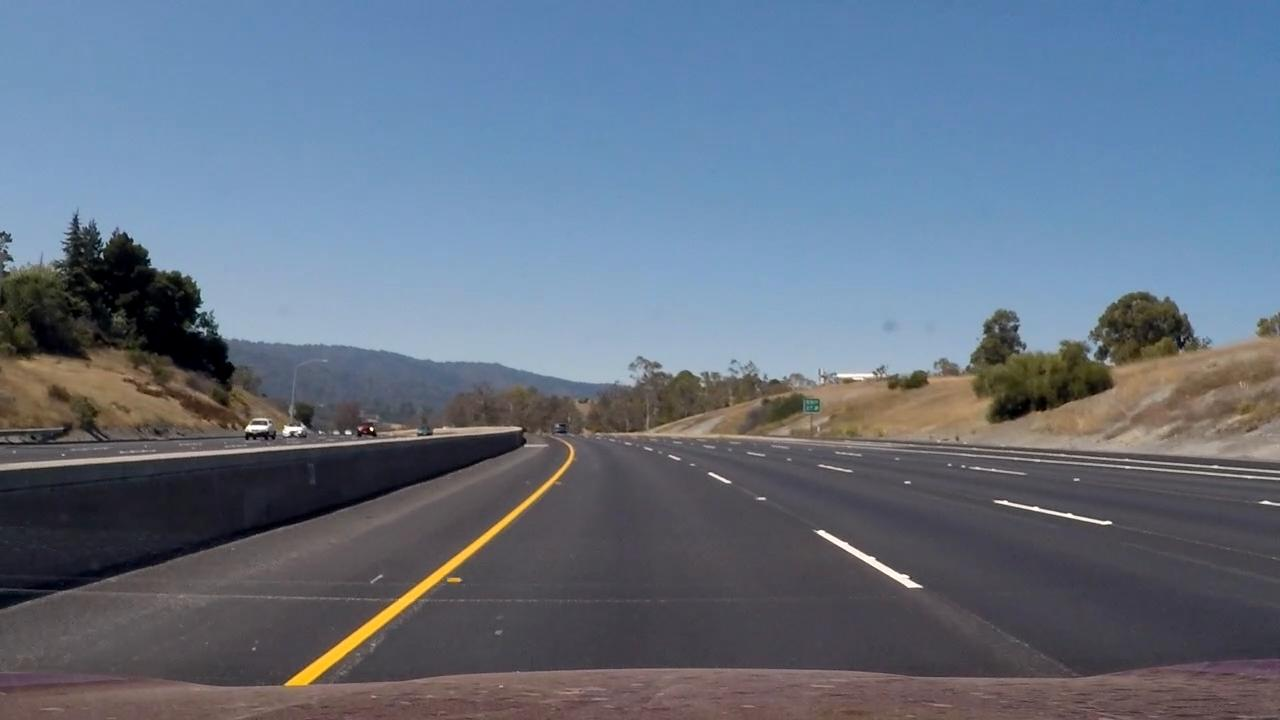
#> input picture image/frames/102.jpg, 1280 x 720 px; its folder holds only this picture in this run
$ jupyter execute --allow-errors lane_detection_oneFrame.ipynb
#> lines starting #> are read from the running program, lines starting #| are printed output that depends on the picture; after the words box and inside, x2 and y2 are one past the last pixel; in counts of white or black regions, pixels touching at a corner belong together
[cell 1]
import matplotlib.pyplot as plt
import matplotlib.image as mpimg
import numpy as np
import cv2
import os
from sklearn import linear_model

# DETECT LANE FUNCTION
def find_lines(lines):
    slope_min = 0.3
    slope_max = 2
    x_right = []
    y_right = []

    x_left = []
    y_left = []

    for line in lines:
        for x1,y1,x2,y2 in line:
            m = (y2-y1)/(x2-x1)
            if m < -slope_min and m > -slope_max: #left
                if x1 > imshape[1]*0.5 or x2 > imshape[1]*0.5:
                    continue
                else:
                    x_left.append([x1])
                    x_left.append([x2])
                    y_left.append(y1)
                    y_left.append(y2)
            elif m > slope_min and m < slope_max: #right
                if x1 < imshape[1]*0.5 or x2 < imshape[1]*0.5:
                    continue
                else:
                    x_right.append([x1])
                    x_right.append([x2])
                    y_right.append(y1)
                    y_right.append(y2)

    x_right = np.array(x_right)
    y_right = np.array(y_right)
    if not x_right.any() or not y_right.any():
        x1, y1, x2, y2 = int(imshape[1]), int(imshape[0]), int(imshape[1]-0.000001), int(imshape[0]-0.000001)
    else:
        model_ransac_right = linear_model.RANSACRegressor(linear_model.LinearRegression())
        model_ransac_right.fit(x_right, y_right)
        line_x_right = np.arange(imshape[1]*0.55, imshape[1]*0.9)
        line_y_right = model_ransac_right.predict(line_x_right[:, np.newaxis])
        x1, y1, x2, y2 = [int(line_x_right[0]), int(line_y_right[0]), int(line_x_right[-1]), int(line_y_right[-1])]

    x_left = np.array(x_left)
    y_left = np.array(y_left)
    if not x_left.any() or not y_left.any():
        x1N, y1N, x2N, y2N = 0, imshape[0], 1, imshape[0]-1
    else:
        model_ransac_left = linear_model.RANSACRegressor(linear_model.LinearRegression())
        model_ransac_left.fit(x_left, y_left)
        line_x_left = np.arange(imshape[1]*0.1, imshape[1]*0.45)
        line_y_left = model_ransac_left.predict(line_x_left[:, np.newaxis])
        x1N, y1N, x2N, y2N = [int(line_x_left[0]), int(line_y_left[0]), int(line_x_left[-1]), int(line_y_left[-1])]

    left = [x1N, y1N, x2N, y2N]
    right = [x1, y1, x2, y2]

    return left, right

# LOAD IMAGE
test_images = [mpimg.imread('image/frames/' + i) for i in os.listdir('image/frames/')]
#> test_images = 1 item
test_image_names = ['image/frames/'+i for i in os.listdir('image/frames/')]


# GET IMAGE
im = test_images[0]
#> im is the input picture: shape (720, 1280, 3); mean R, G, B 100.1, 112.8, 130
imshape = im.shape
#> imshape = (720, 1280, 3)
plt.figure(1)
plt.imshow(im)
plt.title(test_image_names[0])

# GRAY IMAGE
grayIm = cv2.cvtColor(im, cv2.COLOR_BGR2GRAY)
plt.figure(2)
plt.imshow(grayIm,cmap='gray')
plt.title('Greyscaled image')


# GAUSSIAN FILTER
kernel_size = 9; # bigger kernel = more smoothing
smoothedIm = cv2.GaussianBlur(grayIm, (kernel_size, kernel_size), 0)
plt.figure(3)
plt.imshow(smoothedIm,cmap='gray')
plt.title('Smoothed image')


# EDGE DETECTION
minVal = 60
maxVal = 150
edgesIm = cv2.Canny(smoothedIm, minVal, maxVal)
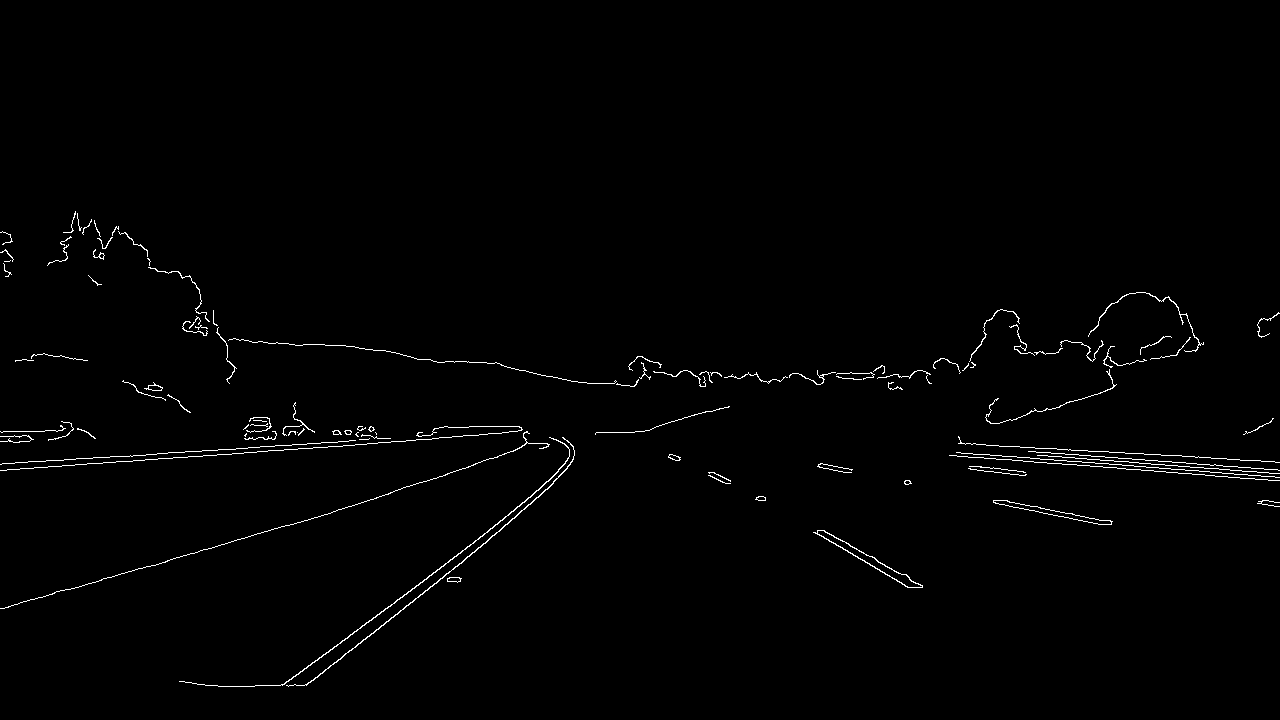
#> edgesIm: shape (720, 1280); 1% white in thin lines or dots, all inside (x1, y1, x2, y2) = (0, 211, 1280, 687)
plt.figure(4)
plt.imshow(edgesIm,cmap='gray')
plt.title('Edge Detection')


# ROI using TRIZOIDAL
vertices = np.array([[(0,imshape[0]),(465, 320), (475, 320), (imshape[1],imshape[0])]], dtype=np.int32)
mask = np.zeros_like(edgesIm)
color = 255
cv2.fillPoly(mask, vertices, color)
#> mask: shape (720, 1280); 28% white; 1 white region, box (x1, y1, x2, y2) and area: (1, 320, 1279, 720) 258034

plt.figure(5)
plt.imshow(mask,cmap='gray')
plt.title('ROI')

# APPLY MASK
maskedIm = cv2.bitwise_and(edgesIm, mask)
#> maskedIm: shape (720, 1280); 0.31% white in thin lines or dots, all inside (x1, y1, x2, y2) = (179, 359, 923, 687)
plt.figure(6)
plt.imshow(maskedIm)
plt.title('Masked Image')


# HOUGH LINES with MASKED IMAGE
rho = 2 # distance resolution in pixels of the Hough grid
theta = np.pi/180 # angular resolution in radians of the Hough grid
threshold = 45     # minimum number of votes (intersections in Hough grid cell)
min_line_len = 40 #minimum number of pixels making up a line
max_line_gap = 100    # maximum gap in pixels between connectable line segments
lines = cv2.HoughLinesP(maskedIm, rho, theta, threshold, np.array([]),
                            minLineLength=min_line_len, maxLineGap=max_line_gap)
#> lines = 30 rows, first 6: [317, 660, 620, 432], [317, 677, 517, 515], [211, 548, 388, 494], [319, 447, 521, 430], [557, 377, 908, 587], [422, 482, 531, 443]


# LINE DETECTION USING RANSAC REGRESSOR
if lines is not None and len(lines) > 2:
    # Draw all lines onto image
    allLines = np.zeros_like(maskedIm)
    for i in range(len(lines)):
        for x1,y1,x2,y2 in lines[i]:
            cv2.line(allLines,(x1,y1),(x2,y2),(255,255,0),2) # plot line
#> this loop made 30 passes
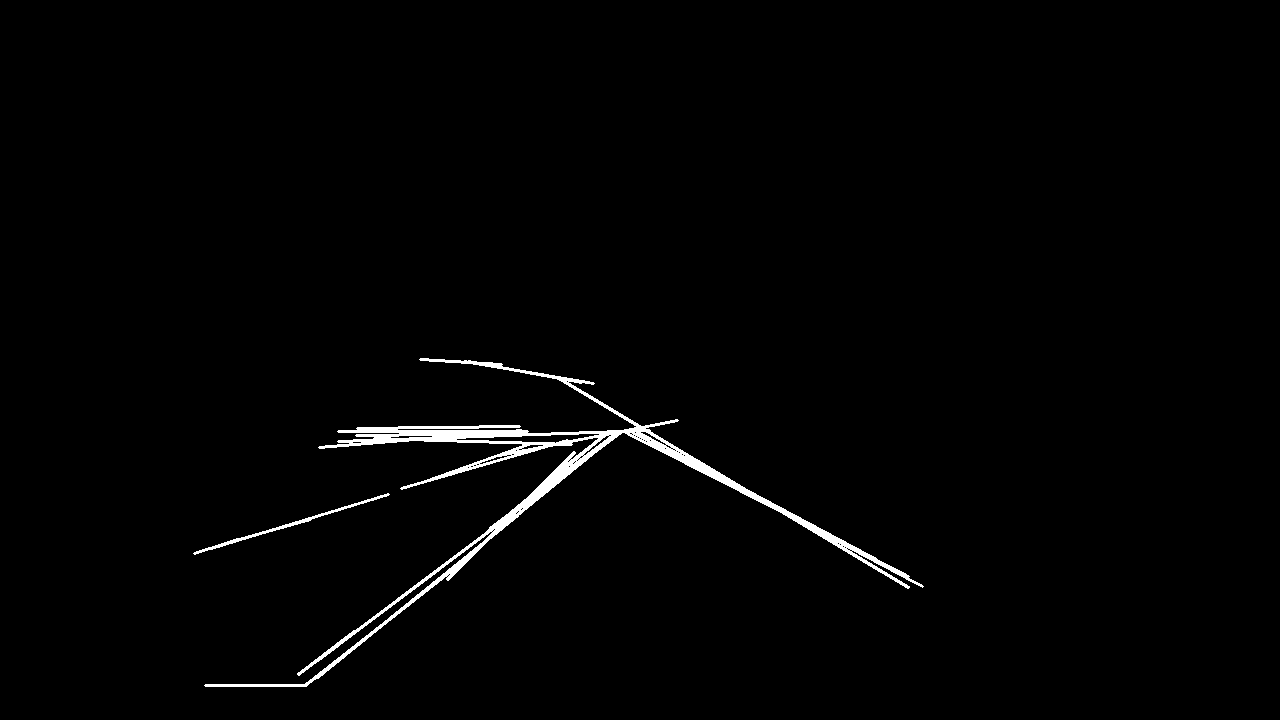
#> allLines: shape (720, 1280); 1.3% white; 2 white regions, box (x1, y1, x2, y2) and area: (204, 358, 924, 687) 11484, (193, 493, 390, 555) 628


    # Plot all lines found
    plt.figure(7)
    plt.imshow(allLines,cmap='gray')
    plt.title('All Hough Lines Found')

    ransaLines = np.zeros_like(maskedIm)
    left, right = find_lines(lines)
#> the loop in find_lines, `for line in lines:` made 30 passes
#> line on passes 1 to 12: [[317, 660, 620, 432]], [[317, 677, 517, 515]], [[211, 548, 388, 494]], [[319, 447, 521, 430]], [[557, 377, 908, 587]], [[422, 482, 531, 443]], [[490, 528, 617, 432]], [[357, 428, 519, 426]], [[625, 432, 908, 576]], [[298, 674, 354, 631]], [[504, 525, 618, 432]], [[356, 435, 524, 433]]
#> after the loop in find_lines, `for line in lines:`: x_left = 26 items, first 6: [317], [620], [317], [517], [211], [388]; x_right = []; y_left = 26 values, max 684 at index 18, min 432 at index 1, mean 526.6; y_right = []
#> in find_lines, `x_right = np.array(x_right)`: x_right = empty array
#> in find_lines, `x_left = np.array(x_left)`: x_left = 26 values, max 620 at index 1, min 194 at index 16, mean 452.2
#> left = [128, 820, 575, 459]; right = [1280, 720, 1279, 719]
    x1,y1,x2,y2 = right
#> x1 = 1280; y1 = 720; x2 = 1279; y2 = 719
    x1N, y1N, x2N, y2N = left
#> x1N = 128; y1N = 820; x2N = 575; y2N = 459
    cv2.line(ransaLines,(x1,y1),(x2,y2),(255,255,0),2) # plot line
#> ransaLines: shape (720, 1280); 0% white in thin lines or dots, all inside (x1, y1, x2, y2) = (1278, 718, 1280, 720)
    cv2.line(ransaLines,(x1N,y1N),(x2N,y2N),(255,255,0),2) # plot line
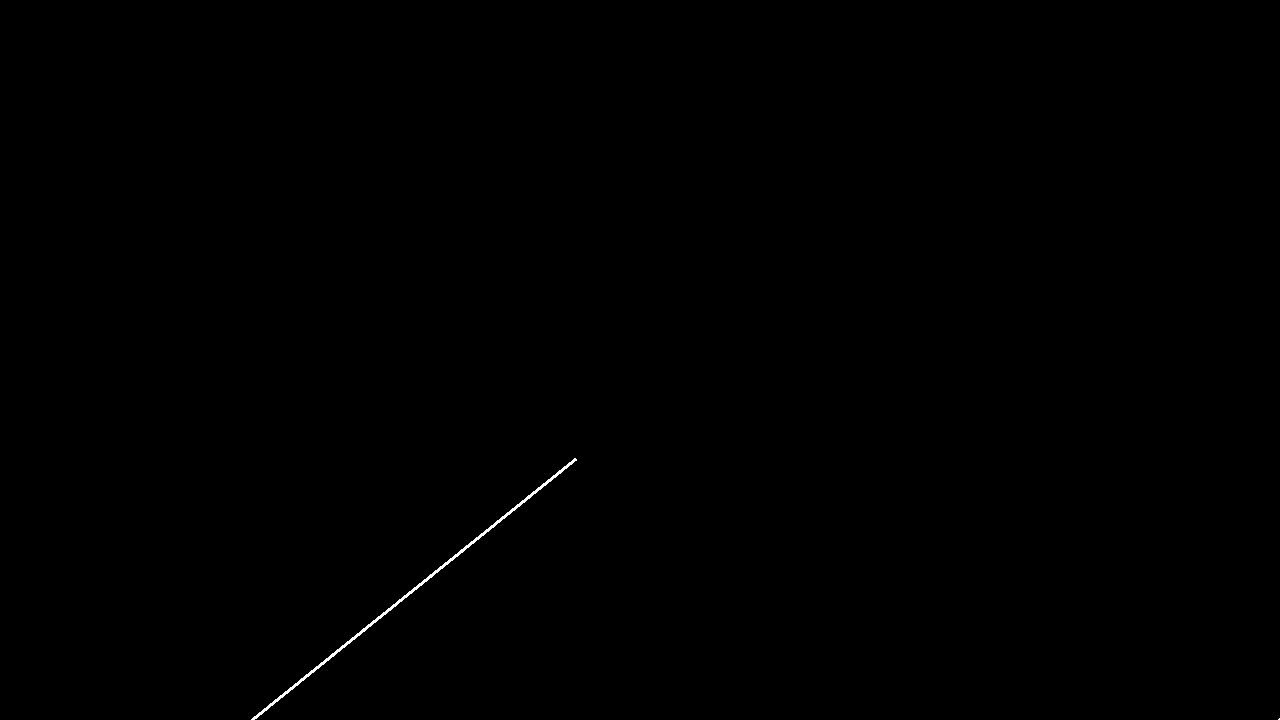
#> ransaLines: shape (720, 1280); 0.13% white in thin lines or dots, all inside (x1, y1, x2, y2) = (251, 458, 1280, 720)

    plt.figure(8)
    plt.imshow(ransaLines, cmap='gray')
    plt.title('Lines using Ransac')

# FINAL IMAGE
laneFill = im.copy()
vertices = np.array([[(x1,y1),(x2,y2), (x1N,y1N), (x2N,y2N)]], dtype=np.int32)
#> vertices = [[1280, 720], [1279, 719], [128, 820], [575, 459]]
color = [241,255,1]
cv2.fillPoly(laneFill, vertices, color)
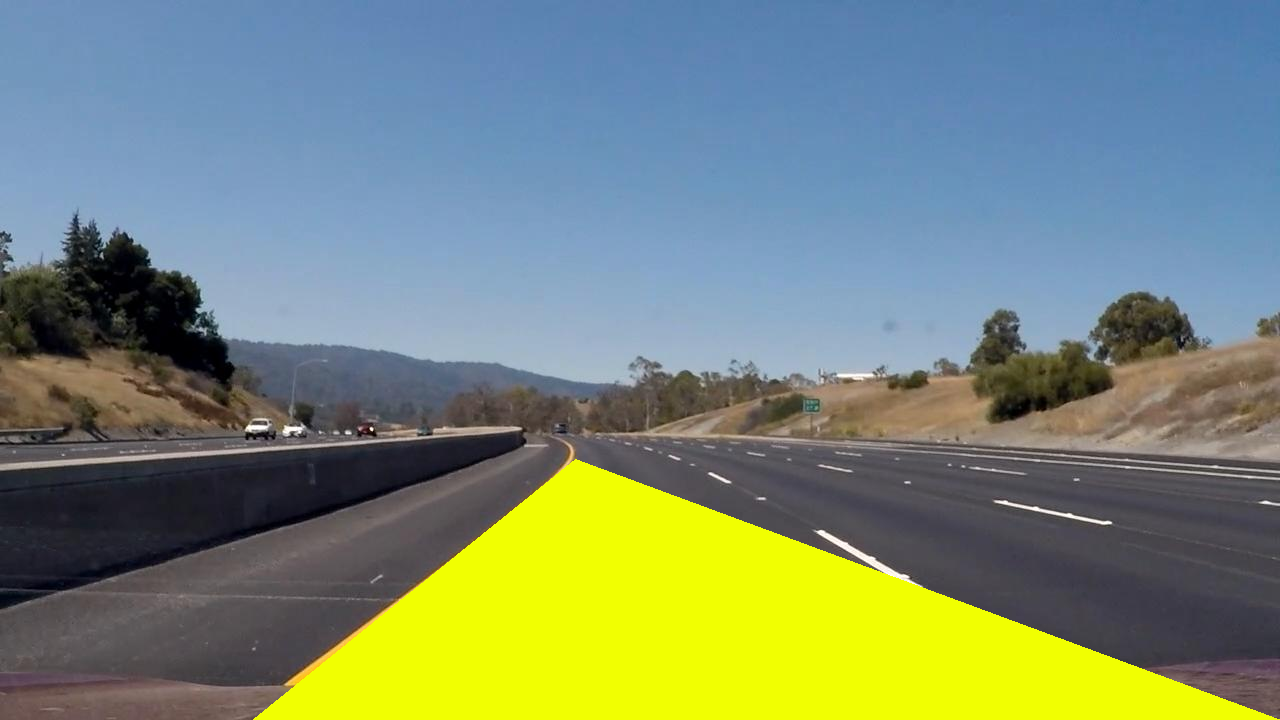
#> laneFill: shape (720, 1280, 3); 14.57% of pixels changed, all inside (x1, y1, x2, y2) = (253, 459, 1280, 720)
opacity = .25
#> (the rest of this cell did not finish here and is left out)

$ run again, on image/frames/111.jpg
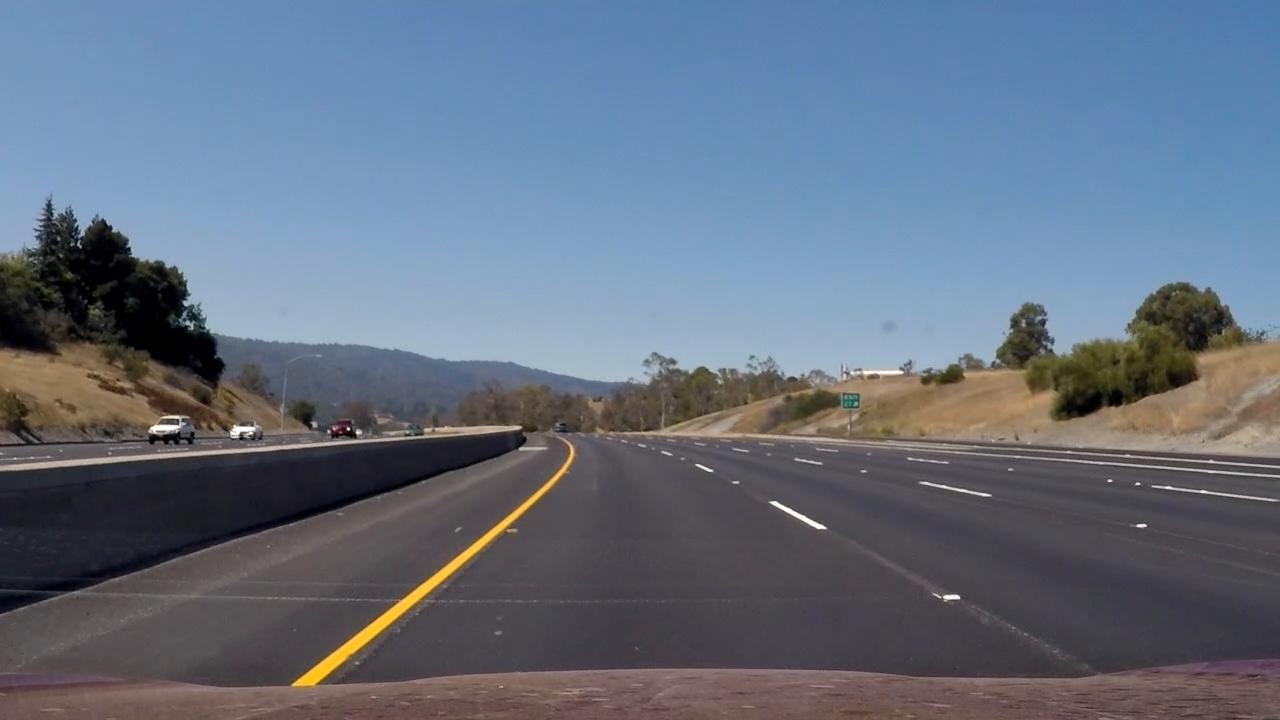
#> input picture image/frames/111.jpg, 1280 x 720 px
#> test_images = 1 item
#> im is the input picture: shape (720, 1280, 3); mean R, G, B 100.2, 111.9, 128.4
#> edgesIm: shape (720, 1280); 0.98% white in thin lines or dots, all inside (x1, y1, x2, y2) = (0, 195, 1280, 688)
#> mask: shape (720, 1280); 28% white; 1 white region, box (x1, y1, x2, y2) and area: (1, 320, 1279, 720) 258034
#> maskedIm: shape (720, 1280); 0.28% white in thin lines or dots, all inside (x1, y1, x2, y2) = (182, 355, 960, 688)
#> lines = 24 rows, first 6: [393, 621, 620, 431], [300, 678, 617, 431], [196, 551, 401, 488], [364, 443, 537, 428], [775, 501, 825, 527], [346, 430, 512, 425]
#> the loop `for i in range(len(lines)):` made 24 passes
#> after the loop `for i in range(len(lines)):`:
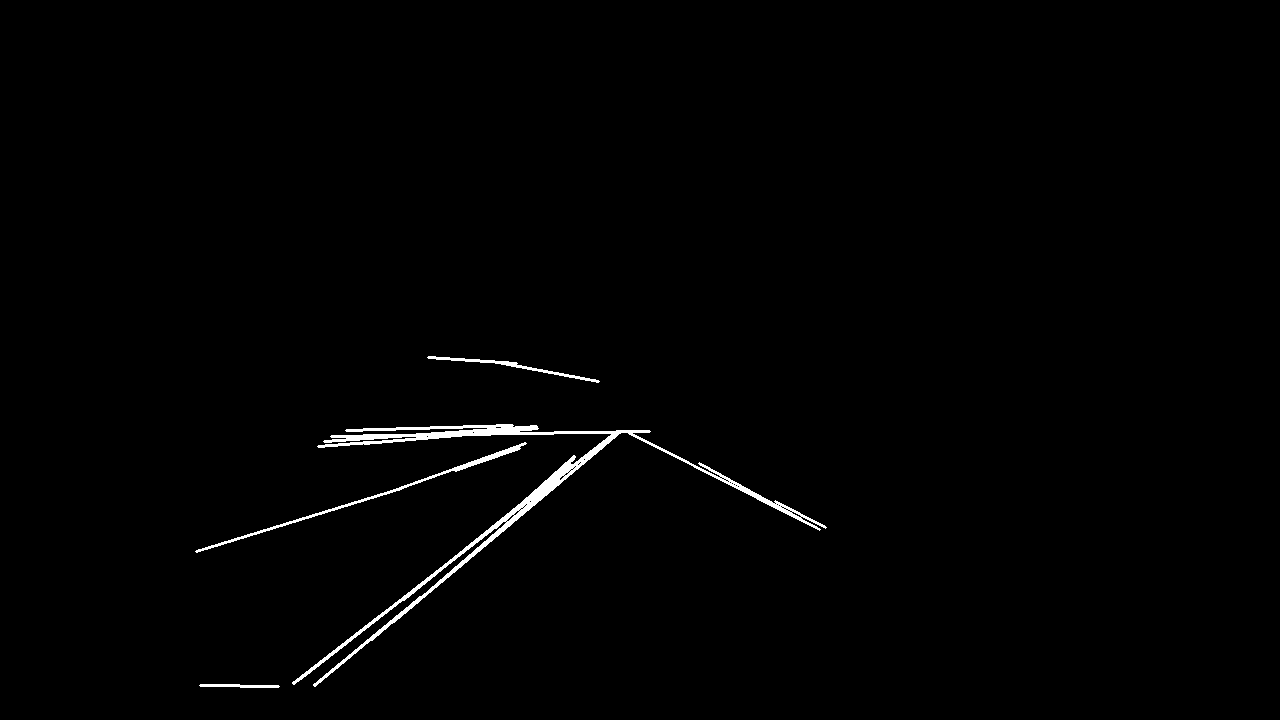
#> allLines: shape (720, 1280); 0.94% white; 4 white regions, box (x1, y1, x2, y2) and area: (292, 424, 827, 687) 6771, (195, 442, 527, 553) 1121, (427, 356, 600, 383) 538, (199, 684, 280, 688) 239
#> the loop in find_lines, `for line in lines:` made 24 passes
#> after the loop in find_lines, `for line in lines:`: x_left = 26 items, first 6: [393], [620], [300], [617], [196], [401]; x_right = [[775], [825], [699], [801]]; y_left = 26 values, max 685 at index 10, min 431 at index 1, mean 539.2; y_right = [501, 527, 463, 519]
#> in find_lines, `x_right = np.array(x_right)`: x_right = [775, 825, 699, 801]
#> in find_lines, `x_left = np.array(x_left)`: x_left = 26 values, max 620 at index 1, min 196 at index 4, mean 451
#> `left, right = find_lines(lines)`: left = [128, 833, 575, 455]; right = [704, 465, 1151, 698]
#> `x1,y1,x2,y2 = right`: x1 = 704; y1 = 465; x2 = 1151; y2 = 698
#> `x1N, y1N, x2N, y2N = left`: x1N = 128; y1N = 833; x2N = 575; y2N = 455
#> `vertices = np.array([[(x1,y1),(x2,y2), (x1N,y1N), (x2N,y2N)]], dtype=n..`: vertices = [[704, 465], [1151, 698], [128, 833], [575, 455]]
#> `cv2.fillPoly(laneFill, vertices, color)`:
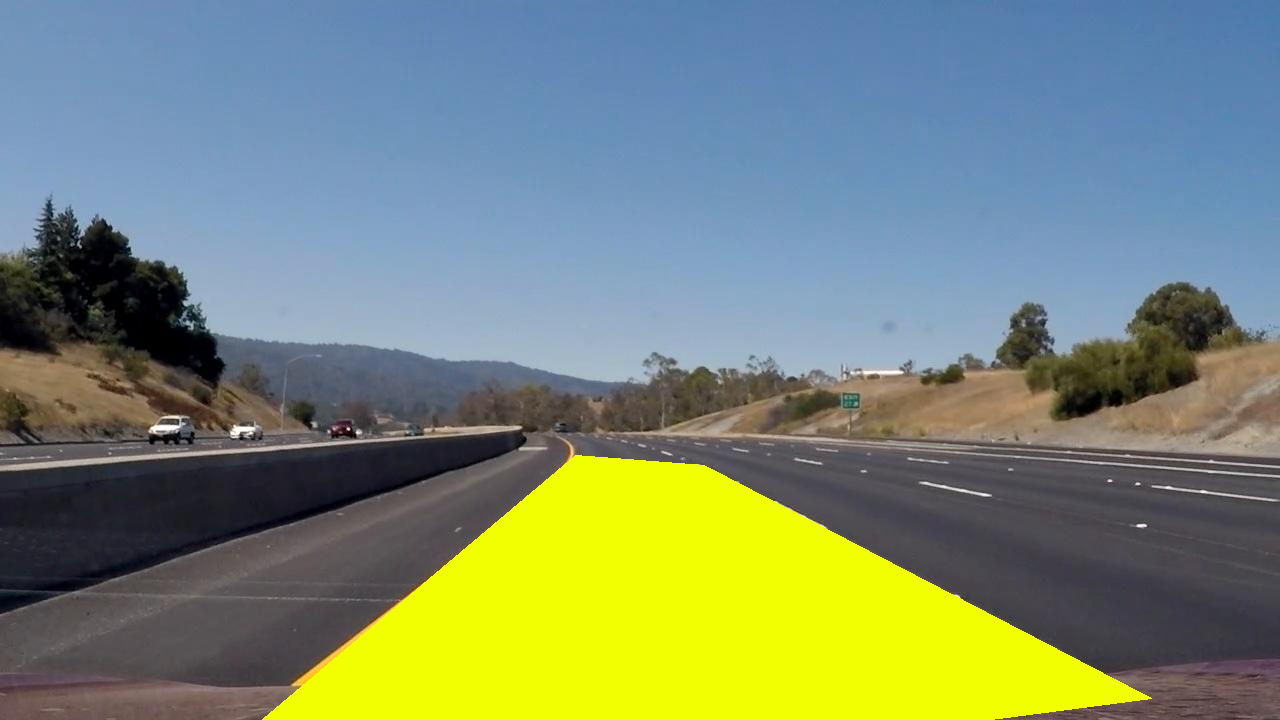
#> laneFill: shape (720, 1280, 3); 14.69% of pixels changed, all inside (x1, y1, x2, y2) = (262, 455, 1152, 720)
